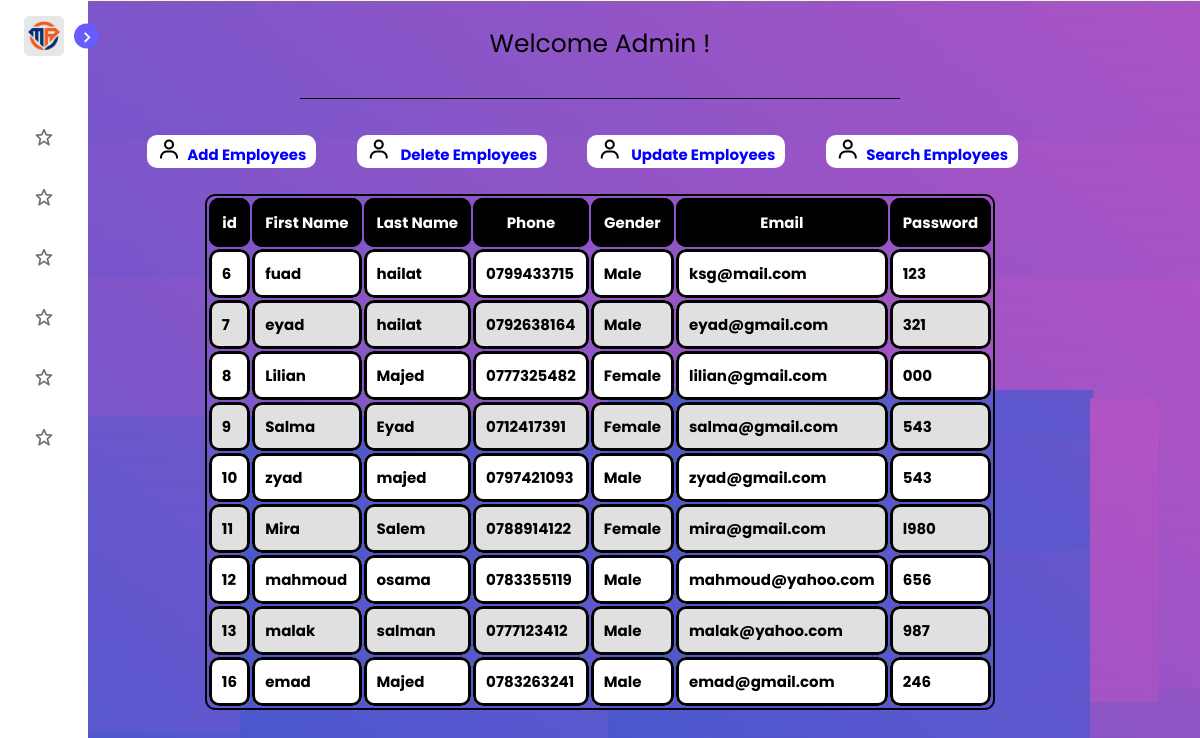
The app's page /admin/index.php (signed in) with its own data.
### tables this page shows
CREATE TABLE `conference_participant` (
  `Pid` int(11) NOT NULL,
  `Pssn` varchar(15) NOT NULL,
  `Pfname` varchar(50) NOT NULL,
  `Plname` varchar(50) NOT NULL,
  `Pbod` date NOT NULL,
  `P_project_name` varchar(100) NOT NULL,
  `Psex` varchar(10) NOT NULL,
  `Pemail` varchar(255) NOT NULL,
  `Ppassword` varchar(255) NOT NULL,
  `pp` varchar(255) DEFAULT NULL
);

### admin/index.php (the view, shortened to what this page needs)
<?php
include("../config.php");
function displayParticipants() {
    global $conn;
    $query = "SELECT * FROM Conference_participant";
    $result = mysqli_query($conn, $query);
    if (mysqli_num_rows($result) > 0) {
        echo "<h2><table>
                <tr>
                    <th>id</th>
                    <th>First Name</th>
                    <th>Last Name</th>
					<th>Phone</th>
                    <th>Gender</th>
					<th>Email</th>
					<th>Password</th>
                </tr></h2>";
        while ($row = mysqli_fetch_assoc($result)) {
            echo " <tr>
                    <td>".$row['Pid']."</td>
                    <td>".$row['Pfname']."</td>
                    <td>".$row['Plname']."</td>
					 <td>".$row['Pssn']."</td>
                    <td>".$row['Psex']."</td>
					<td>".$row['Pemail']."</td>
					<td>".$row['Ppassword']."</td>
                </tr>";
        }
    } else {
        echo "No participants found.";
    }
}
?>
<!DOCTYPE html>
<html>
<head>
    <link rel="stylesheet" href="style.css">
    <link href='https://unpkg.com/boxicons@2.1.1/css/boxicons.min.css' rel='stylesheet'>
</head>
<body background="bg22.jpg" >
<nav class="sidebar close">
        <header>
            <div class="image-text">
                <span class="image">
                    <img src="logo.png" alt="">
                </span>
            </div>
            <i class='bx bx-chevron-right toggle'></i>
        </header>
        <div class="menu-bar">
            <div class="menu">
                <ul class="menu-links">
                    <li class="nav-link">
                        <a href="attendancerecord.php">
                        <i class="bx bx-star icon"></i>
                        </a>
                    </li>
                    <li class="nav-link">
                        <a href="category.php">
                        <i class="bx bx-star icon"></i>
                        </a>
                    </li>
                    <li class="nav-link">
                        <a href="penalties.php">
                        <i class="bx bx-star icon"></i>
                        </a>
                    </li>
                    <li class="nav-link">
                        <a href="rewards.php">
                        <i class="bx bx-star icon"></i>
                        </a>
                    </li>
                    <li class="nav-link">
                        <a href="salaries.php">
                        <i class="bx bx-star icon"></i>
                        </a>
                    </li>
                    <li class="nav-link">
                        <a href="staffevaluation.php">
                        <i class="bx bx-star icon"></i>
                        </a>
                    </li>
					<li>
					<center>
                     </center>
                     </li>
                </ul>
            </div>
        </div>
    </nav>
<center>
<br>
    <p style="font-size: 25px;" >Welcome Admin !</p>
	<br>
	<hr style="width:50%;text-align:left;margin-left:5">
	<br>
<h2>
   <span class="rectangle"> &nbsp <i class='bx bx-user' ></i><a style="text-decoration:none ;color:blue ;font-size: 15px;" href="add_participant.php">&nbsp Add Employees &nbsp </a></span> &nbsp &nbsp &nbsp &nbsp
   <span class="rectangle"> &nbsp <i class='bx bx-user' ></i><a style="text-decoration:none;color:blue ;font-size: 15px; " href="delete_participant.php"> &nbsp Delete Employees &nbsp </a></span> &nbsp &nbsp &nbsp &nbsp
   <span class="rectangle"> &nbsp <i class='bx bx-user' ></i><a style="text-decoration:none;color:blue ;font-size: 15px; " href="update_participant.php"> &nbsp Update Employees &nbsp </a></span> &nbsp &nbsp &nbsp &nbsp
   <span class="rectangle"> &nbsp <i class='bx bx-user' ></i><a style="text-decoration:none;color:blue ;font-size: 15px; " href="search_participant.php">&nbsp Search Employees &nbsp </a></span> &nbsp &nbsp &nbsp &nbsp
   </h2>
   <br>
   <span style="font-size: 10px;">
<?php  displayParticipants(); ?>
   </span>
	</center>
</body>
</html>

### admin/style.css (style rules this page uses)
* { margin: 0; padding: 0; box-sizing: border-box; font-family: 'Poppins', sans-serif; }
:root { --body-color: #E4E9F7; --sidebar-color: #FFF; --primary-color: #695CFE; --primary-color-light: #F6F5FF; --toggle-color: #DDD; --text-color: #707070; --tran-03: all 0.2s ease; --tran-03: all 0.3s ease; --tran-04: all 0.3s ease; --tran-05: all 0.3s ease; }
body { min-height: 100vh; background-color: var(--body-color); transition: var(--tran-05); }
.sidebar { position: fixed; top: 0; left: 0; height: 100%; width: 250px; padding: 10px 14px; background: var(--sidebar-color); transition: var(--tran-05); z-index: 100; }
.sidebar.close { width: 88px; }
.sidebar li { height: 50px; list-style: none; display: flex; align-items: center; margin-top: 10px; }
.sidebar header .image, .sidebar .icon { min-width: 60px; border-radius: 6px; }
.sidebar .icon { min-width: 60px; border-radius: 6px; height: 100%; display: flex; align-items: center; justify-content: center; font-size: 20px; }
.sidebar .text, .sidebar .icon { color: var(--text-color); transition: var(--tran-03); }
.sidebar header { position: relative; }
.sidebar header .image-text { display: flex; align-items: center; }
.sidebar header .image { display: flex; align-items: center; justify-content: center; }
.sidebar header .image img { width: 40px; border-radius: 6px; }
.sidebar header .toggle { position: absolute; top: 50%; right: -25px; transform: translateY(-50%) rotate(180deg); height: 25px; width: 25px; background-color: var(--primary-color); color: var(--sidebar-color); border-radius: 50%; display: flex; align-items: center; justify-content: center; font-size: 22px; cursor: pointer; transition: var(--tran-05); }
.sidebar.close .toggle { transform: translateY(-50%) rotate(0deg); }
.sidebar .menu { margin-top: 40px; }
.sidebar li a { list-style: none; height: 100%; background-color: transparent; display: flex; align-items: center; height: 100%; width: 100%; border-radius: 6px; text-decoration: none; transition: var(--tran-03); }
.sidebar .menu-bar { height: calc(100% - 55px); display: flex; flex-direction: column; justify-content: space-between; overflow-y: scroll; }

### admin/index.php (style rules this page uses)
table, th, td { border: 1px solid pink; border-collapse: 0; border-radius: 10px; }
table { border: 2px solid black; color: pink; border-collapse: 0; border-radius: 10px; }
th, td { border: 3px solid black; padding: 10px; color: black; }
.rectangle { width: 10%; height: 10vh; background-color: white; border-radius: 10px; }
tr:nth-child(odd) { background-color: #e0e0e0; }
tr:nth-child(even) { background-color: white; }
tr:first-child { background-color: black; }
tr:first-child { color: black; }
tr:first-child th, tr:first-child td { color: white; }
hr { border: none; border-top: 1px solid black; margin: 10px 0; }

### records on screen
conference_participant: Pid "6", Pfname "fuad", Plname "hailat", Pssn "0799433715", Psex "Male", Pemail "ksg@mail.com", Ppassword "123"
conference_participant: Pid "7", Pfname "eyad", Plname "hailat", Pssn "0792638164", Psex "Male", Pemail "eyad@gmail.com", Ppassword "321"
conference_participant: Pid "8", Pfname "Lilian", Plname "Majed", Pssn "0777325482", Psex "Female", Pemail "lilian@gmail.com", Ppassword "000"
conference_participant: Pid "9", Pfname "Salma", Plname "Eyad", Pssn "0712417391", Psex "Female", Pemail "salma@gmail.com", Ppassword "543"
conference_participant: Pid "10", Pfname "zyad", Plname "majed", Pssn "0797421093", Psex "Male", Pemail "zyad@gmail.com", Ppassword "543"
conference_participant: Pid "11", Pfname "Mira", Plname "Salem", Pssn "0788914122", Psex "Female", Pemail "mira@gmail.com", Ppassword "l980"
conference_participant: Pid "12", Pfname "mahmoud", Plname "osama", Pssn "0783355119", Psex "Male", Pemail "mahmoud@yahoo.com", Ppassword "656"
conference_participant: Pid "13", Pfname "malak", Plname "salman", Pssn "0777123412", Psex "Male", Pemail "malak@yahoo.com", Ppassword "987"
conference_participant: Pid "16", Pfname "emad", Plname "Majed", Pssn "0783263241", Psex "Male", Pemail "emad@gmail.com", Ppassword "246"
